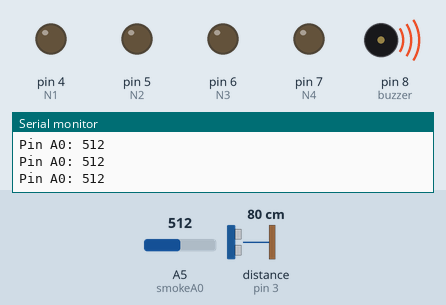
Simulated run of this sketch. Board: Arduino Mega 2560, built with avr-gcc and run on an emulated ATmega2560. On the bench: output pins drawn as LEDs (lit = HIGH), buzzer (waves = sounding, pin HIGH), the last lines printed to the serial monitor. Wiring (inferred from the names in the program): ultrasonic range finder: trigger pin 2; echo pin 3. Dashed ring = blinking. The inputs (shaded band) are chosen by the test bench; at power-on: A5 (smokeA0) = 512, distance to the obstacle (sensor on pin 3) 80 cm. The echo pulse lasts 58.3 µs per cm; pins used as bus, display or sensor lines are not drawn.

Above: at 1.2 s.
1.3 s: A5 (smokeA0) set to 246
2.8 s: A5 (smokeA0) set to 221
At 4.0 s:
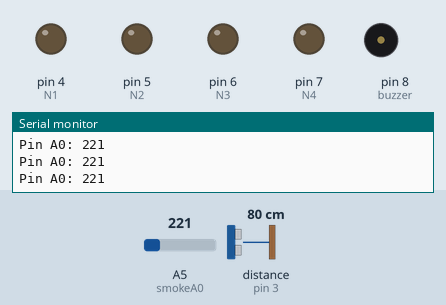
4.3 s: distance to the obstacle (sensor on pin 3) set to 14 cm
6.5 s: distance to the obstacle (sensor on pin 3) set to 11 cm
At 8.3 s:
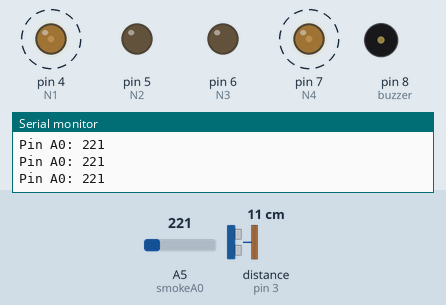
9.5 s: A5 (smokeA0) set to 240
At 12.3 s:
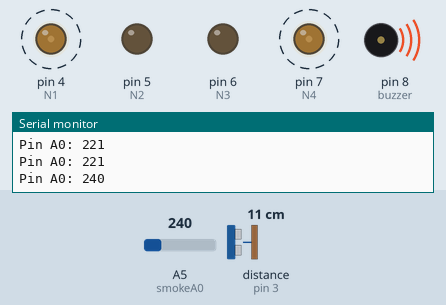
12.5 s: A5 (smokeA0) set to 220
At 14.3 s:
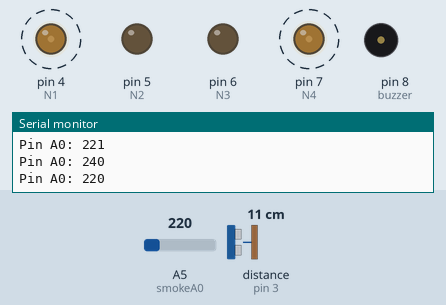
Timing chart, 0 to 16.5 s (numbered marks = the images above; inputs shaded):
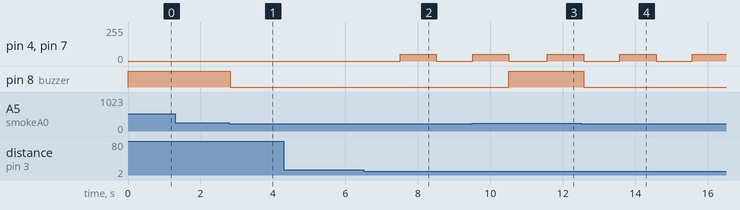

Measured:
- the behaviour switches between 231 and 230 on A5 (smokeA0) (found by bisection; images 0 and 1)
- the behaviour switches between 13 and 12 cm on distance to the obstacle (sensor on pin 3) (found by bisection; images 1 and 2)
- after the input at 2.8 s, pin 8 (buzzer): HIGH → LOW at once
- after the input at 6.5 s, pin 4 (N1), pin 7 (N4): 0/255 → 50/255 after 1.0 s, → 0/255 1.0 s later
- after the input at 9.5 s, pin 8 (buzzer): LOW → HIGH after 1.0 s
- after the input at 12.5 s, pin 8 (buzzer): HIGH → LOW after 0.07 s

The sketch:

robot_car.ino
```cpp
int N1=4,N2=5,N3=6,N4=7;
int buzzer = 8;
const byte TRIGGER_PIN = 2; // Broche TRIGGER
const byte ECHO_PIN = 3;    // Broche ECHO
/* Constantes pour le timeout: le temps à partir duquel le capteur considère qu'il n'y a aucun obstacle à portée (temps de parcours d'environ 25 ms soit 8m aller-retour. Le capteur n'est pas sensible au delà de 4 m. */
const unsigned long MEASURE_TIMEOUT = 50000UL; // 25ms = ~8m a 340m/s

/* Vitesse du son dans l'air en mm/microsecondes */
const float SOUND_SPEED = 340.0 / 1000;
int smokeA0 = A5;
// Your threshold value
int sensorThres = 230;
#define STOP  5
#define MARCHE_ARRIERE  2
#define MARCHE_AVANT  1
#define MARCHE_DROITE  3
#define MARCHE_GAUCHE  4

// blue = tx, violet = RX

byte commande;
void setup() {
 pinMode(smokeA0, INPUT);
 pinMode(TRIGGER_PIN, OUTPUT);
 digitalWrite(TRIGGER_PIN, LOW); // La broche TRIGGER doit etre LOW au repos
 pinMode(ECHO_PIN, INPUT);
 pinMode(N1,OUTPUT);
 pinMode(N2,OUTPUT);
 pinMode(N3,OUTPUT);
 pinMode(N4,OUTPUT);
 pinMode(buzzer,OUTPUT);
 Serial.begin(9600);
 Serial2.begin(9600);
 digitalWrite( 17, INPUT_PULLUP );
 Serial.println("AT commands mode***");
}
void loop() {
 detecte_obst();
 detecte_gaz();
 if (Serial2.available()) {
  commande = Serial2.read();
  if (commande == MARCHE_AVANT)
     marcheAv();
  else if (commande == MARCHE_ARRIERE)
    marcheAr();
  else if (commande == MARCHE_DROITE)
    marcheDr();
  else if (commande == MARCHE_GAUCHE)
    marcheGa();
  else if (commande == STOP)
    stopM();
 }
}
void marcheAr(){
  analogWrite(N1,50);
  digitalWrite(N2,LOW);
  digitalWrite(N3,LOW);
  analogWrite(N4,50);
  }
 void marcheAv(){
  analogWrite(N2,50);
  digitalWrite(N1,LOW);
  digitalWrite(N4,LOW);
  analogWrite(N3,50);
  }
 void marcheGa(){
  digitalWrite(N1,LOW);
  digitalWrite(N2,LOW);
  digitalWrite(N4,LOW);
  analogWrite(N3,50);
  }
 void marcheDr(){
  analogWrite(N2,50);
  digitalWrite(N1,LOW);
  digitalWrite(N3,LOW);
  digitalWrite(N4,LOW);
 }
 void stopM(){
  digitalWrite(N1,LOW);
  digitalWrite(N2,LOW);
  digitalWrite(N3,LOW);
  digitalWrite(N4,LOW);
 }
 void detecte_obst(){
    /* 1. Lance une mesure de distance en envoyant une impulsion HIGH de 10 microsec sur la broche TRIGGER */
  digitalWrite(TRIGGER_PIN, HIGH);
  delayMicroseconds(10);
  digitalWrite(TRIGGER_PIN, LOW);

  /* 2. Mesure le temps entre l'envoi de l'impulsion ultrasonique et son echo (s'il existe) */
  long measure = pulseIn(ECHO_PIN, HIGH, MEASURE_TIMEOUT);

  /* 3. Calcule la distance à partir du temps mesuré */
  float distance_mm = measure / 2.0 * SOUND_SPEED;

  if(distance_mm/1000 < 0.12){ // CHANGER ICI LA DISTANCE DE DETECTION D'OBSTACLES
    Serial2.println("Un obstacle a été détecté");
    stopM(); //
    delay(1000);
    marcheAr();
    delay(1000);
    stopM();
    Serial2.println("Il n y a plus encore d'obstacle");
  }
 }

  void detecte_gaz(){
     int analogSensor = analogRead(smokeA0);

  Serial.print("Pin A0: ");
  Serial.println(analogSensor);
  if (analogSensor > sensorThres)
  {
    digitalWrite(buzzer, HIGH);
    Serial2.print("Une densité de gaz anormale a été détecté de : ");
    Serial2.println(analogSensor);
    Serial2.print("Ppm");
  }
  else
  {
    digitalWrite(buzzer, LOW);

  }
  }
```
